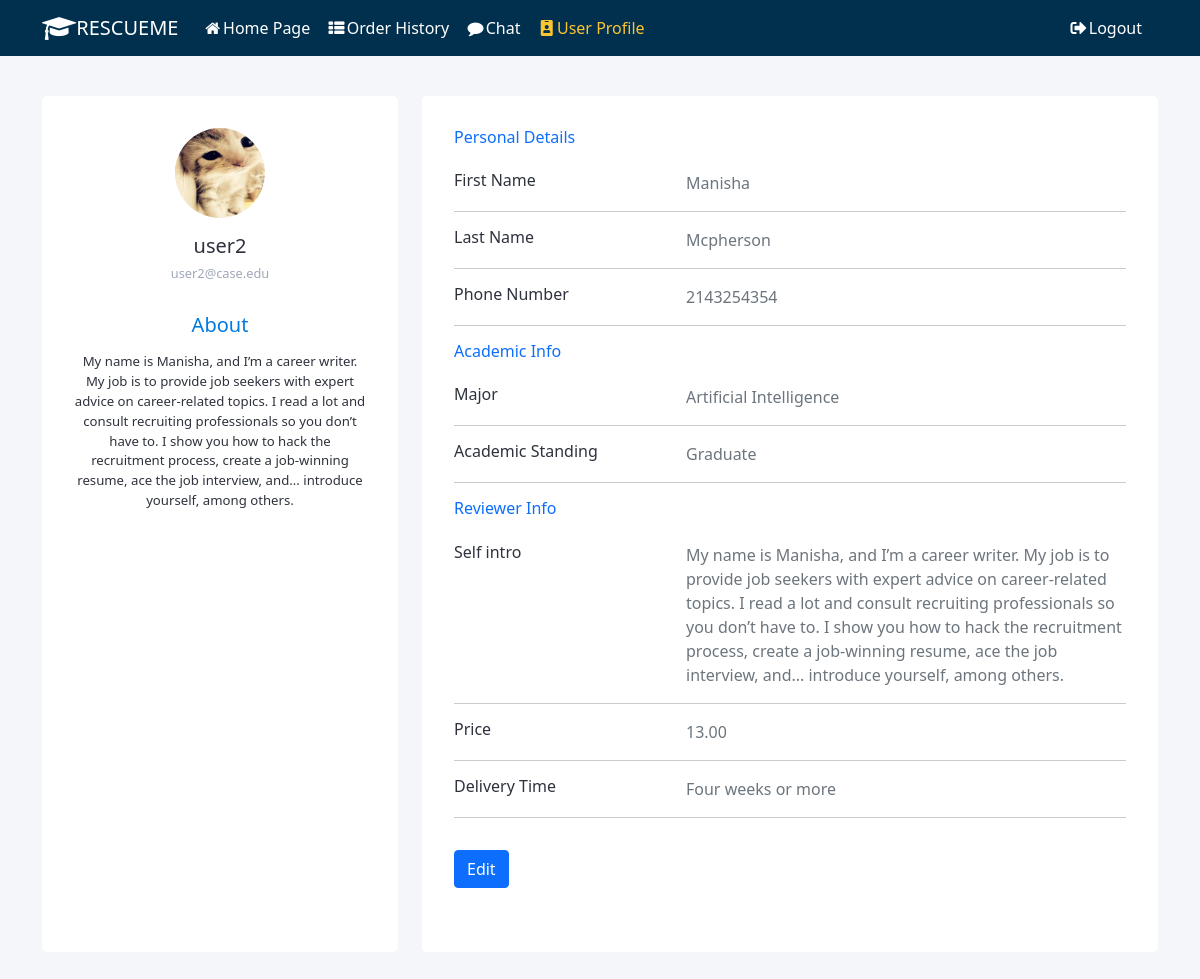
Screenshot of /user_profile/ (signed in) with the database file from the repository.
### resume_review/models.py (models this page shows)
class Account(models.Model):
    FRESHMEN = 'Freshmen'
    SOPHOMORE = 'Sophomore'
    JUNIOR = 'Junior'
    SENIOR = 'Senior'
    GRADUATE = 'Graduate'
    ACADEMIC_STANDING = [
        (FRESHMEN, 'Freshmen'),
        (SOPHOMORE, 'Sophomore'),
        (JUNIOR, 'Junior'),
        (SENIOR, 'Senior'),
        (GRADUATE, 'Graduate'),
    ]
    MAJOR = source_api.get_major_list()
    user = models.ForeignKey(User, on_delete=models.CASCADE)
    first_name = models.CharField(max_length=255)
    last_name = models.CharField(max_length=255)
    major = models.CharField(max_length=255, choices=MAJOR)
    academic = models.CharField(
        max_length=255, choices=ACADEMIC_STANDING)
    phone = models.CharField(max_length=12)
    create_at = models.DateField(auto_now=True)
    avatar = models.ImageField(
        upload_to='profile_pic', null=True, default='user.png')

class Reviewer(models.Model):
    account = models.ForeignKey(Account, on_delete=models.CASCADE)
    price = models.DecimalField(max_digits=6, decimal_places=2, default=0)
    specialized_field = models.CharField(max_length=255)
    self_intro = models.TextField()
    DELIVERY_TIME_CHOICES = [
        ('delivery_1', 'One week'),
        ('delivery_2', 'Two weeks'),
        ('delivery_3', 'Three weeks'),
        ('delivery_4', 'Four weeks or more'),
    ]
    rate = models.FloatField(default=0)
    delivery_time = models.CharField(
        max_length=255, choices=DELIVERY_TIME_CHOICES, default='delivery_1')

### resume_review/views.py (the view, shortened to what this page needs)
# urls.py: path('user_profile/', views.UserProfileView.as_view(), name='user_profile'),
class UserProfileView(FormView):
    template_name = 'user_profile.html'
    form_class = UserProfileForm
    success_url = '/user_profile'
    def get_context_data(self, **kwargs):
        context = super().get_context_data(**kwargs)
        user = self.request.user
        context['user_name'] = user.username if user.is_authenticated else None
        context['email'] = user.email if user.is_authenticated else None
        context['account'] = user_api.get_account_by_user(user)
        account = user_api.get_account_by_user(user)
        reviewer = user_api.get_reviewer_by_account(account)
        if not reviewer:
            context['self_intro'] = ''
            context['reviewer'] = 'false'
            context['price'] = ''
            context['delivery_time'] = ''
        else:
            context['self_intro'] = reviewer.self_intro
            context['reviewer'] = 'true'
            context['price'] = reviewer.price
            context['delivery_time'] = reviewer.delivery_time
        return context
    def get(self, request, *args, **kwargs):
        context = self.get_context_data(**kwargs)
        if not self.request.user.is_authenticated:
            return HttpResponseRedirect('/')
        return self.render_to_response(context)

### resume_review/user_api.py (called while the page is built)
def get_reviewer_by_account(account):
    try:
        reviewers = Reviewer.objects.filter(account=account)
        if len(reviewers) == 0:
            logger.error('cannot find reviewer for %s' % account.user)
            return None
        return reviewers[0]
    except:
        logger.error('get_reviewer_by_account failed')
    return None

def get_account_by_user(user):
    try:
        accounts = Account.objects.filter(user=user)
        if len(accounts) == 0:
            logger.error('cannot find account for user %s' % user)
            return None
        return accounts[0]
    except:
        logger.error('get_account_by_user failed')
    return None

### resume_review/templates/user_profile.html (shortened to what this page needs)
{% extends "base.html" %}
{% load static %}
{% block content %}
<link rel="stylesheet" href="{% static 'css/user_profile.css' %}" />
<div class="main-body">
    <form class="profile-form" id="profile-form" method="post" action="" enctype="multipart/form-data" novalidate>
        <div class="container">
            <div class="row gutters">
                <div class="col-xl-4 col-lg-4 col-md-12 col-sm-12 col-12">
                    <div class="card h-100">
                        <div class="card-body">
                            <div class="account-settings">
                                <div class="user-profile">
                                    <div class="user-avatar">
                                        <img class="profile-pic" src="{{account.avatar.url}}" >
                                    </div>
                                    <h5 class="user-name">{{ user_name }}</h5>
                                    <h6 class="user-email">{{ email }}</h6>
                                    {% if reviewer == 'true' %}
                                    <div class="about">
                                        <h5>About</h5>
                                        <p>{{ self_intro }}</p>
                                    </div>
                                    {% endif %}
                                </div>
                            </div>
                        </div>
                    </div>
                </div>
                <div class="col-xl-8 col-lg-8 col-md-12 col-sm-12 col-12">
                    <div class="card h-100">
                        <div class="card-body">
                            <div class="row mb-3">
                                <div class="col-sm-12">
                                    <h6 class="mb-2 text-primary">Personal Details</h6>
                                </div>
                            </div>
                            <div class="row mb-3">
                                {% with field=form.first_name %}
                                <div class="col-sm-4">
                                    <h6 class="mb-0">{{ field.label }}</h6>
                                </div>
                                <div class="col-sm-8">
                                    <div class="info text-secondary" id="info_first_name">
                                        {{ account.first_name }}
                                    </div>
                                </div>
                                {% endwith %}</div>
                            <div class="info">
                                <hr>
                            </div>
                            <div class="row mb-3">
                                {% with field=form.last_name %}
                                <div class="col-sm-4">
                                    <h6 class="mb-0">{{ field.label }}</h6>
                                </div>
                                <div class="col-sm-8">
                                    <div class="info text-secondary" id="info_last_name">
                                        {{ account.last_name }}
                                    </div>
                                </div>
                                {% endwith %}
                            </div>
                            <div class="info">
                                <hr>
                            </div>
                            <div class="row mb-3">
                                {% with field=form.phone_number %}
                                <div class="col-sm-4">
                                    <h6 class="mb-0">{{ field.label }}</h6>
                                </div>
                                <div class="col-sm-8">
                                    <div class="info text-secondary" id="info_phone_number">
                                        {{ account.phone }}
                                    </div>
                                </div>
                                {% endwith %}
                            </div>
                            <div class="info">
                                <hr>
                            </div>
                            <div class="row mb-3">
                                <div class="col-sm-12">
                                    <h6 class="mb-2 text-primary">Academic Info</h6>
                                </div>
                            </div>
                            <div class="row mb-3">
                                {% with field=form.major %}
                                <div class="col-sm-4">
                                    <h6 class="mb-0">{{ field.label }}</h6>
                                </div>
                                <div class="col-sm-8">
                                    <div class="info text-secondary" id="info_major">
                                        {{ account.major }}
                                    </div>
                                </div>
                                {% endwith %}
                            </div>
                            <div class="info">
                                <hr>
                            </div>
                            <div class="row mb-3">
                                {% with field=form.academic_standing %}
                                <div class="col-sm-4">
                                    <h6 class="mb-0">{{ field.label }}</h6>
                                </div>
                                <div class="col-sm-8">
                                    <div class="info text-secondary" id="info_academic_standing">
                                        {{ account.academic }}
                                    </div>
                                </div>
                                {% endwith %}
                            </div>
                            <div class="info">
                                <hr>
                            </div>
                            <div class="row mb-3">
                                <div class="col-sm-12">
                                    <h6 class="mb-2 text-primary">Reviewer Info</h6>
                                </div>
                            </div>
                            {% if reviewer == "false" %}
                            <div class="reviewer-profile card mt-3">
                                <div class="justify-content-center pt-5 pb-5" style="align-items:center">
                                    <h3 class="text-center"><i class="fa fa-lock text-primary fa-3x pb-3"></i></h3>
                                    <input type="text" name="unlock" value="{{reviewer}}" id="id_unlock" hidden>
                                    <button class="btn btn-outline-primary d-flex justify-content-center" style="margin: 0 auto;" id="unlock" type="button"  data-toggle="modal" data-target="#unlockModal">Unlock Reviewer</button>
                                </div>
                            </div>
                            {% else %}
                            <div class="row mb-3">
                                {% with field=form.self_intro %}
                                <div class="col-sm-4">
                                    <h6 class="mb-0">{{ field.label }}</h6>
                                </div>
                                <div class="col-sm-8">
                                    <div class="info text-secondary" id="info_self_intro">
                                        {{ self_intro }}
                                    </div>
                                </div>
                                {% endwith %}
                            </div>
                            <div class="info">
                                <hr>
                            </div>
                            <div class="row mb-3">
                                {% with field=form.price %}
                                <div class="col-sm-4">
                                    <h6 class="mb-0">{{ field.label }}</h6>
                                </div>
                                <div class="col-sm-8">
                                    <div class="info text-secondary" id="info_price">
                                        {{ price }}
                                    </div>
                                </div>
                                {% endwith %}
                            </div>
                            <div class="info">
                                <hr>
                            </div>
                            <div class="row mb-3">
                                {% with field=form.delivery_time %}
                                <div class="col-sm-4">
                                    <h6 class="mb-0">{{ field.label }}</h6>
                                </div>
                                <div class="col-sm-8">
                                    <div class="info text-secondary" id="info_delivery_time">
                                        {{ delivery_time }}
                                    </div>
                                </div>
                                {% endwith %}
                            </div>
                            <div class="info">
                                <hr>
                            </div>
                            {% endif %}
                            <div class="row mb-3">
                                <div class="col-sm-8">
                                    <div class="text-right mt-3">
                                        <div class="info">
                                            <button type="button" name="edit" id="edit" class="btn btn-primary">Edit</button>
                                        </div>
                                    </div>
                                </div>
                            </div>
                        </div>
                    </div>
                </div>
            </div>
        </div>
    </form>
</div>
{% endblock %}

### static/css/user_profile.css (style rules this page uses)
body { margin: 0; color: #2e323c; background: #f5f6fa; position: relative; height: 100%; }
.main-body { padding-top: 20px; padding-bottom: 20px; }
.account-settings .user-profile { margin: 0 0 1rem 0; padding-bottom: 1rem; text-align: center; }
.account-settings .user-profile .user-avatar { margin: 0 0 1rem 0; }
.account-settings .user-profile .user-avatar img { width: 90px; height: 90px; -webkit-border-radius: 100px; -moz-border-radius: 100px; border-radius: 100px; }
.account-settings .user-profile h5.user-name { margin: 0 0 0.5rem 0; }
.account-settings .user-profile h6.user-email { margin: 0; font-size: 0.8rem; font-weight: 400; color: #9fa8b9; }
.account-settings .about { margin: 2rem 0 0 0; text-align: center; }
.account-settings .about h5 { margin: 0 0 15px 0; color: #007ae1; }
.account-settings .about p { font-size: 0.825rem; }
.card { background: #ffffff; -webkit-border-radius: 5px; -moz-border-radius: 5px; border-radius: 5px; border: 0; margin-bottom: 1rem; }
.card-body { padding: 2rem 2rem; }
.profile-pic { max-width: 200px; max-height:200px; margin: 0 auto; border-radius: 50%; }

### rows the page displays
Account: avatar (picture), first_name "Manisha", last_name "Mcpherson", phone "2143254354", major "Artificial Intelligence", academic "Graduate"
Reviewer: self_intro "My name is Manisha, and I’m a career writer. My job is to provide job seekers with expert advice on career-related topics. I read a lot and consult recruiting professionals so you don’t have to. I show you how to hack the recruitment process, create a job-winning resume, ace the job interview, and... introduce yourself, among others.", price "13.00", delivery_time "Four weeks or more"

### other values shown
{{ user_name }} "user2"
{{ email }} "user2@case.edu"
{{ field.label }} "First Name"
{{ field.label }} "Last Name"
{{ field.label }} "Phone Number"
{{ field.label }} "Major"
{{ field.label }} "Academic Standing"
{{ field.label }} "Self intro"
{{ field.label }} "Price"
{{ field.label }} "Delivery Time"
